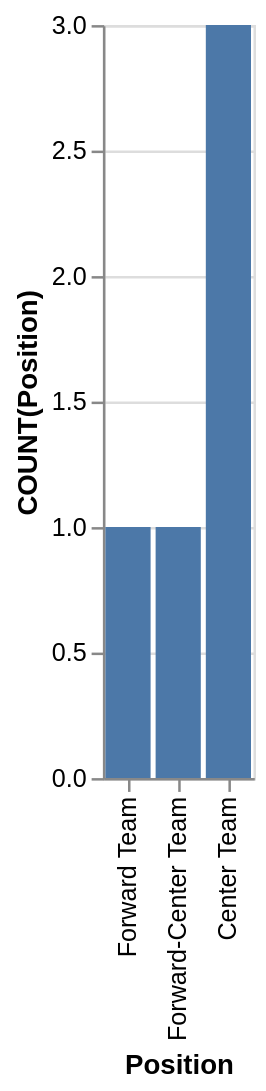

Specify this chart in Vega-Lite:
### Vega-Lite specification from a JSON file in a GitHub repository (floating-point values rounded to 4 significant figures)
{"data": {"values": [{"x_data": "Forward Team", "y_data": 1}, {"x_data": "Forward-Center Team", "y_data": 1}, {"x_data": "Center Team", "y_data": 3}]}, "mark": "bar", "encoding": {"x": {"field": "x_data", "type": "nominal", "title": "Position", "sort": {"op": "sum", "field": "y_data", "order": "ascending"}}, "y": {"field": "y_data", "type": "quantitative", "title": "COUNT(Position)"}}}
